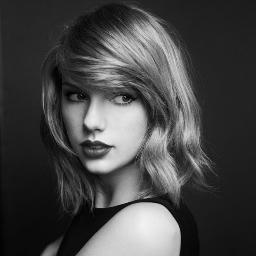
#> input picture Project 1/data/proj1-task1.jpg, 256 x 256 px
$ python task1.py
#> lines starting #> are read from the running program, lines starting #| are printed output that depends on the picture
### Project 1/utils.py
import copy

import cv2


def zero_pad(img, pwx, pwy):
    """Pads a given image with zero at the border."""
    padded_img = copy.deepcopy(img)
    for i in range(pwx):
        padded_img.insert(0, [0 for value in enumerate(padded_img[i])])
        padded_img.insert(len(padded_img), [0 for value in enumerate(padded_img[-1])])
    for i, row in enumerate(padded_img):
        for j in range(pwy):
            row.insert(0, 0)
            row.insert(len(row), 0)
    return padded_img

# [39 lines left out: functions crop, elementwise_add, elementwise_sub, elementwise_mul, elementwise_div, not called in this run]

def flip_x(img):
    """Flips a given image along x axis."""
    flipped_img = copy.deepcopy(img)
    center = int(len(img) / 2)
    for i in range(center):
        flipped_img[i] = img[(len(img) - 1) - i]
        flipped_img[(len(img) - 1) - i] = img[i]
    return flipped_img

def flip_y(img):
    """Flips a given image along y axis."""
    flipped_img = copy.deepcopy(img)
    center = int(len(img[0]) / 2)
    for i, row in enumerate(img):
        for j in range(center):
            flipped_img[i][j] = img[i][(len(img[0]) - 1) - j]
            flipped_img[i][(len(img[0]) - 1) - j] = img[i][j]
    return flipped_img

def flip2d(img, axis=None):
    """Flips an image along a given axis.

    Hints:
        Use the function flip_x and flip_y.

    Args:
        img: nested list (int), the image to be flipped.
        axis (int or None): the axis along which img is flipped.
            if axix is None, img is flipped both along x axis and y axis.

    Returns:
        flipped_img: nested list (int), the flipped image.
    """
    # TODO: implement this function.
    # raise NotImplementedError
    flipped_img = flip_x(img)
    flipped_img = flip_y(flipped_img)
    return flipped_img

### Project 1/task1.py
"""
Image Filtering
(Due date: Sep. 25, 3 P.M., 2019)

The goal of this task is to experiment with image filtering and familiarize you with 'tricks', e.g., padding, commonly used by computer vision 'researchers'.

Please complete all the functions that are labelled with '# TODO'. Steps to complete those functions are provided to make your lives easier. When implementing those functions, comment the lines 'raise NotImplementedError' instead of deleting them. The functions defined in 'utils.py'
are building blocks you could use when implementing the functions labelled with 'TODO'.

I strongly suggest you read the function 'zero_pad' and 'crop' that are defined in 'utils.py'. You will need them!

Do NOT modify the code provided to you.
Do NOT use ANY API provided by opencv (cv2) and numpy (np) in your code.
Do NOT import ANY library (function, module, etc.).
"""

import argparse
import copy
import os

import cv2
import numpy as np

import utils

from scipy import ndimage

# low_pass filter and high-pass filter
low_pass = [[1/16, 1/8, 1/16], [1/8, 1/4, 1/8], [1/16, 1/8, 1/16]]
high_pass = [[-1/8, -1/8, -1/8], [-1/8, 2, -1/8], [-1/8, -1/8, -1/8]]


def parse_args():
    parser = argparse.ArgumentParser(description="cse 473/573 project 1.")
    parser.add_argument(
        "--img-path",
        type=str,
        default="./data/proj1-task1.jpg",
        help="path to the image"
    )
    parser.add_argument(
        "--filter",
        type=str,
        default="high-pass",
        choices=["low-pass", "high-pass"],
        help="type of filter"
    )
    parser.add_argument(
        "--result-saving-dir",
        dest="rs_dir",
        type=str,
        default="./results/",
        help="directory to which results are saved (do not change this arg)"
    )
    args = parser.parse_args()
    return args


def read_image(img_path, show=False):
    """Reads an image into memory as a grayscale array.
    """
    img = cv2.imread(img_path, cv2.IMREAD_GRAYSCALE)
    if not img.dtype == np.uint8:
        pass

    if show:
        show_image(img)

    img = [list(row) for row in img]
    return img

def show_image(img, delay=1000):
    """Shows an image.
    """
    cv2.namedWindow('image', cv2.WINDOW_AUTOSIZE)
    cv2.imshow('image', img)
    cv2.waitKey(delay)
    cv2.destroyAllWindows()

def write_image(img, img_saving_path):
    """Writes an image to a given path.
    """
    if isinstance(img, list):
        img = np.asarray(img, dtype=np.uint8)
    elif isinstance(img, np.ndarray):
        if not img.dtype == np.uint8:
            assert np.max(img) <= 1, "Maximum pixel value {:.3f} is greater than 1".format(np.max(img))
            img = (255 * img).astype(np.uint8)
    else:
        raise TypeError("img is neither a list nor a ndarray.")
    cv2.imwrite(img_saving_path, img)

def convolve2d(img, kernel):
    """Convolves a given image and a given kernel.

    Steps:
        (1) flips the kernel
        (2) pads the image # IMPORTANT
            this step handles pixels along the border of the image, and ensures that the output image is of the same size as the input image
        (3) calucates the convolved image using nested for loop

    Args:
        img: nested list (int), image.
        kernel: nested list (int), kernel.

    Returns:
        img_conv: nested list (int), convolved image.
    """

    ### Creating a output buffer ###\
    # output = np.zeros_like(img)


    ### Padding the image with zeros on all sides ###
    padding_width = 1
    image_array = np.array(utils.zero_pad(img,padding_width,padding_width))
    # image_shape = {'width': len(image_array[0]), 'height': len(image_array)}

    '''
    Flattening and flipping the kernel
    flattening the kernel so that I can perform
    linear convolution operation(on 1D array) on the image
    '''
    # [16 lines of commented-out code are left out]

    output = []
    flip_kernel = utils.flip2d(kernel)

    for h in range(len(img)-2):
        w_op = []
        for w in range(len(img[0])-2):
            sum_img = 0
            for k in range(len(flip_kernel)):
                for l in range(len(flip_kernel[0])):
                    sum_img += img[h+k][w+l] * flip_kernel[k][l]
            w_op.append(sum_img)
        output.append(w_op)

    return output


def main():
    args = parse_args()

    img = read_image(args.img_path)
#> in read_image, img is the input picture: shape (256, 256); min 0, max 243, mean 68.9
#> in read_image, `img = [list(row) for row in img]`: img = 256 items
#> img = 256 items

    if args.filter == "low-pass":
        kernel = low_pass
    elif args.filter == "high-pass":
        kernel = high_pass
    else:
        raise ValueError("Filter type not recognized.")

    if not os.path.exists(args.rs_dir):
        os.makedirs(args.rs_dir)

    filtered_img = convolve2d(img, kernel)
#> after the loop in zero_pad, `for i in range(pwx):`: padded_img = 258 items
#> in convolve2d, `image_array = np.array(utils.zero_pad(img,padding_width,padding_width))`:
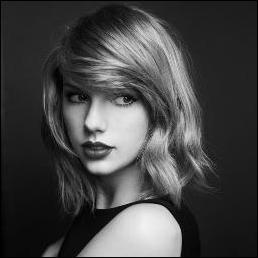
#> image_array: shape (258, 258) int64; min 0, max 243, mean 67.9
#> after the loop in convolve2d, `for h in range(len(img)-2):`: output = 254 items
#> filtered_img = 254 items
    write_image(filtered_img, os.path.join(args.rs_dir, "{}.jpg".format(args.filter)))
#> in write_image, `img = np.asarray(img, dtype=np.uint8)`:
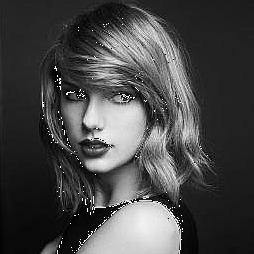
#> img: shape (254, 254); min 0, max 255, mean 70.7


if __name__ == "__main__":
    main()

$ run again, with Project 1/data/proj1-task2.jpg copied over Project 1/data/proj1-task1.jpg
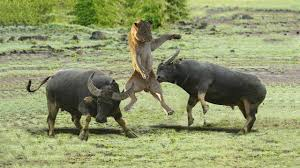
#> input picture Project 1/data/proj1-task2.jpg, 300 x 168 px
#> in read_image, `img = [list(row) for row in img]`: img = 168 items
#> after the loop in zero_pad, `for i in range(pwx):`: padded_img = 170 items
#> in convolve2d, `image_array = np.array(utils.zero_pad(img,padding_width,padding_width))`:
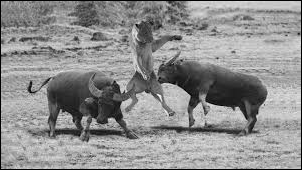
#> image_array: shape (170, 302) int64; min 0, max 253, mean 142.8
#> after the loop in convolve2d, `for h in range(len(img)-2):`: output = 166 items
#> in write_image, `img = np.asarray(img, dtype=np.uint8)`:
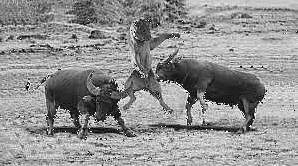
#> img: shape (166, 298); min 0, max 255, mean 145.3
